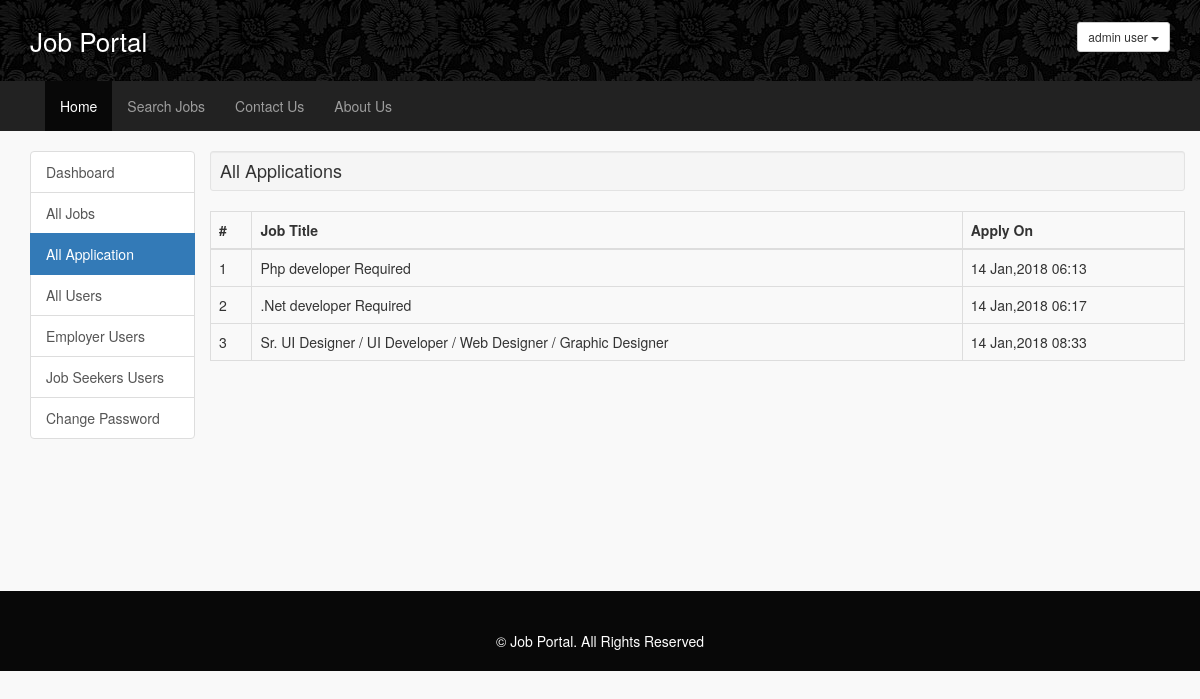
The page /applicationsAll.php (signed in) on the database its author committed.
### tables this page shows
CREATE TABLE `accounts` (
  `id` int(50) NOT NULL,
  `username` varchar(200) NOT NULL,
  `password` varchar(250) NOT NULL,
  `fName` varchar(200) NOT NULL,
  `lName` varchar(200) NOT NULL,
  `email` varchar(200) NOT NULL,
  `phoneNo` varchar(150) NOT NULL,
  `accountType` varchar(100) NOT NULL DEFAULT 'employee' COMMENT 'admin,employee,employer'
);

CREATE TABLE `jobapplications` (
  `id` int(50) NOT NULL,
  `jobID` int(50) NOT NULL,
  `userID` int(50) NOT NULL,
  `applyOn` varchar(200) NOT NULL,
  `talent` varchar(255) NOT NULL
);

CREATE TABLE `jobs` (
  `id` int(50) NOT NULL,
  `jobTitle` varchar(150) NOT NULL,
  `jobExp` int(50) NOT NULL,
  `jobCat` int(50) NOT NULL,
  `jobDisc` longtext NOT NULL,
  `userID` int(50) NOT NULL,
  `postedOn` varchar(250) NOT NULL
);

### Libs/config.php (called while the page is built, shortened)
<?php
$websiteBase = "http://localhost/Job_Portal/";
$websiteName = "Job Portal";
?>

### applicationsAll.php (the view, shortened to what this page needs)
<?php
	require 'Libs/config.php';
	include 'Libs/header.php';
if($userDetails['accountType']=='admin'):?>
<div class='container'>
	<div class='row'>
		<div class='col-md-2 col-sm-3'>
			<div class="list-group">
				<a href="<?php echo $websiteBase;?>/dashboard.php" class="list-group-item ">Dashboard</a>
				<a href="<?php echo $websiteBase;?>/jobsAll.php" class="list-group-item ">All Jobs</a>
  				<a href="<?php echo $websiteBase;?>/applicationsAll.php" class="list-group-item active">All Application</a>
  				<a href="<?php echo $websiteBase;?>/users.php" class="list-group-item">All Users</a>
  				<a href="<?php echo $websiteBase;?>/users.php?filter=employer" class="list-group-item">Employer Users</a>
  				<a href="<?php echo $websiteBase;?>/users.php?filter=employee" class="list-group-item">Job Seekers Users</a>
  				<a href="<?php echo $websiteBase;?>/changePass.php" class="list-group-item">Change Password</a>
			</div>
		</div>
		<div class='col-md-10 col-sm-9 minSide'>
			<div class='row'>
			<div class='well well-sm'>
				<h4 class='m0'>All Applications
				</h4>
			</div>
			</div>
			<div class='row'>
				<table class='table table-bordered table-striped table-hover'>
				<thead>
					<tr>
						<th>#</th>
						<th>Job Title</th>
						<th>Apply On</th>
					</tr>
				</thead>
				<tbody>
				<?php
					$sSQL = mysqli_query($dbCon ,"SELECT * FROM jobApplications");
					$i =0;
				while($jobx=mysqli_fetch_array($sSQL)):
				$i++;
					$job = mysqli_fetch_array(mysqli_query($dbCon ,"SELECT * FROM jobs WHERE id=".$jobx['jobID']));
				?>
					<tr>
						<td><?php echo $i; ?></td>
						<td><?php echo $job['jobTitle'];?></td>
						<td><?php echo date('d M,Y h:i',$jobx['applyOn']);?></td>
					</tr>
				<?php endwhile; ?>
				</tbody>
				</table>
			</div>
		</div>
	</div>
</div>
<?php else: ?>
<?php
	header("Location: dashboard.php");
endif;
	include 'Libs/footer.php';
?>

### Libs/header.php (shortened to what this page needs)
<!DOCTYPE html>
<html lang="en">
  <head>
    <link href="<?php echo $websiteBase;?>/assets/css/bootstrap.min.css" rel="stylesheet">
    <link href="<?php echo $websiteBase;?>/assets/fa/css/font-awesome.min.css" rel="stylesheet">
    <link href="<?php echo $websiteBase;?>/assets/css/style.css" rel="stylesheet">
  </head>
  <body>
  <header>
  	<div class='container'>
    		<a class='logo' href='<?php echo $websiteBase;?>/index.php'><?php echo $websiteName; ?></a>
        	<?php
        	if(isset($_SESSION['islogin'])){
        		$theSQL = "SELECT * FROM accounts WHERE id=".$_SESSION['islogin'];
        		$userDetails = mysqli_fetch_array(mysqli_query($dbCon,$theSQL));
        		?>
        		<div class="dropdown pull-right">
				<button class="btn btn-default btn-sm dropdown-toggle" type="button" id="dropdownMenu1" data-toggle="dropdown" aria-expanded="true">
					<?php echo $userDetails['fName']." ".$userDetails['lName'];?>
					<span class="caret"></span>
				</button>
			</div>
		<?php
		}
		?>
    </div>
  </header>
  <nav class="navbar navbar-inverse sandeepdil">
  <div class="container">
    <div class="collapse navbar-collapse" id="bs-example-navbar-collapse-1">
      <ul class="nav navbar-nav">
        <li class="active"><a href="<?php echo $websiteBase;?>/index.php">Home <span class="sr-only">(current)</span></a></li>
        <li><a href="<?php echo $websiteBase;?>/search.php">Search Jobs</a></li>
        <li><a href="<?php echo $websiteBase;?>/contact-us.php">Contact Us</a></li>
        <li><a href="<?php echo $websiteBase;?>/about-us.php">About Us</a></li>
      </ul>
    </div>
  </div>
</nav>

### assets/css/style.css (style rules this page uses)
body { background: #f9f9f9; }
.m0 { margin: 0px; }
.minSide { min-height: 400px }
header { background: #080808 url("headerBg.jpg"); color: #ffffff; padding: 22px 0px; }
header .logo { color: #ffffff; text-decoration: none; font-size: 26px; }
nav.sandeepdil { border-radius: 0px; border: 0px; }

### rows shown on the page
accounts: fName "admin", lName "user"
jobapplications: jobID.jobTitle "Php developer Required", applyOn "14 Jan,2018 06:13"
jobapplications: jobID.jobTitle ".Net developer Required", applyOn "14 Jan,2018 06:17"
jobapplications: jobID.jobTitle "Sr. UI Designer / UI Developer / Web Designer / Graphic Designer", applyOn "14 Jan,2018 08:33"

### other values the page prints
$websiteName "Job Portal"
